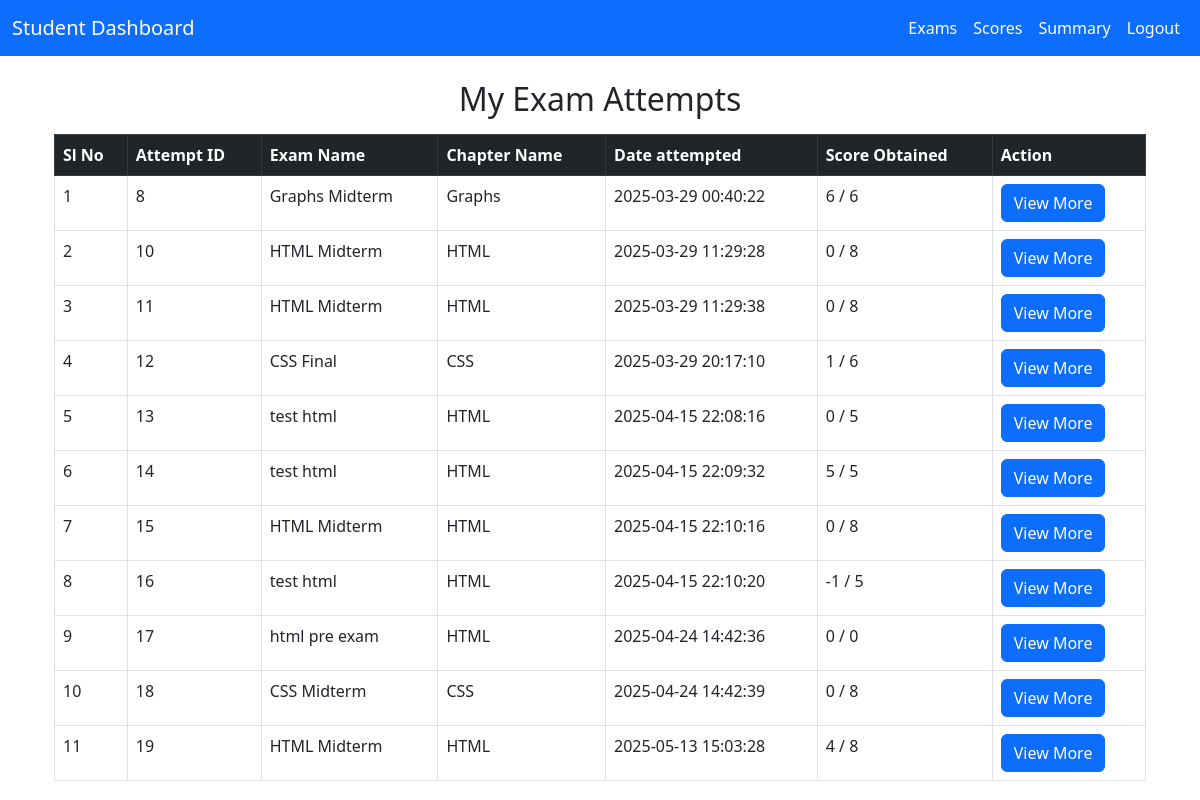
The page /student/4/scores on the database its author committed.
### app/models.py (models this page shows)
class Attempt(db.Model):
    AttemptID = db.Column(db.Integer, primary_key=True, autoincrement=True)
    StudentID = db.Column(db.Integer, db.ForeignKey('student.StudentID', ondelete="CASCADE"), nullable=False)
    ExamID = db.Column(db.Integer, db.ForeignKey('exam.ExamID', ondelete="CASCADE"), nullable=False)
    AttemptDate = db.Column(db.DateTime, nullable=False)
    Marks = db.Column(db.Integer, nullable=False)
    TotalMarks = db.Column(db.Integer, nullable=False)
    SelectedAnswers = db.relationship('SelectedAnswer', backref='attempt', lazy=True, cascade="all, delete-orphan")

class Exam(db.Model):
    ExamID = db.Column(db.Integer, primary_key=True, autoincrement=True)
    ExamName = db.Column(db.String(100), nullable=False)
    TotalMarks = db.Column(db.Integer, nullable=False)
    TotalQuestions = db.Column(db.Integer, nullable=False)
    TotalDuration = db.Column(db.Integer, nullable=False)
    ExamDate = db.Column(db.DateTime, nullable=False)
    ChapterID = db.Column(db.Integer, db.ForeignKey('chapter.ChapterID', ondelete="CASCADE"), nullable=False)
    questions = db.relationship('Question', backref='exam', lazy=True, cascade="all, delete-orphan")
    attempts = db.relationship('Attempt', backref='exam', lazy=True, cascade="all, delete-orphan")
    chapter = db.relationship('Chapter', backref='exams', lazy=True)

class Chapter(db.Model):
    ChapterID = db.Column(db.Integer, primary_key=True, autoincrement=True)
    SubjectID = db.Column(db.Integer, db.ForeignKey('subject.SubjectID', ondelete="CASCADE"), nullable=False)
    ChapterName = db.Column(db.String(100), nullable=False)
    Description = db.Column(db.String(255), nullable=True, default="Null")

### app/student/routes.py (the view)
@student_bp.route('/<student_id>/scores',methods = ['GET'])
def scores (student_id):
    attempts = Attempt.query.filter_by(StudentID=student_id).all()
    return render_template('student/scores.html',attempts= attempts, student_id = student_id)

### app/templates/student/scores.html (shortened to what this page needs)
{% extends "base.html" %}
{% block navbar %}
    {% include "student/navbar.html" %}
{% endblock %}
{% block content %}
<div class="container mt-4">
    <h2 class="text-center">My Exam Attempts</h2>
    <table class="table table-bordered mt-3">
        <thead class="table-dark">
            <tr>
                <th>Sl No</th>
                <th>Attempt ID</th>
                <th>Exam Name</th>
                <th>Chapter Name</th>
                <th>Date attempted</th>
                <th>Score Obtained</th>
                <th>Action</th>
            </tr>
        </thead>
        <tbody>
            {% for attempt in attempts %}
            <tr>
                <td>{{ loop.index }}</td>
                <td>{{ attempt.AttemptID}}</td>
                <td>{{ attempt.exam.ExamName }}</td>
                <td>{{ attempt.exam.chapter.ChapterName }}</td>
                <td>{{ attempt.AttemptDate.strftime('%Y-%m-%d %H:%M:%S') }}</td>
                <td>{{ attempt.Marks }} / {{ attempt.exam.TotalMarks }}</td>
                <td>
                    <a href="{{ url_for('student.exam_end', student_id=student_id, exam_id=attempt.ExamID, attempt_id=attempt.AttemptID) }}"
                       class="btn btn-primary">View More</a>
                </td>
            </tr>
            {% endfor %}
        </tbody>
    </table>
</div>
{% endblock %}

### rows shown on the page
Attempt: AttemptID "8", exam.ExamName "Graphs Midterm", exam.chapter.ChapterName "Graphs", AttemptDate "2025-03-29 00:40:22", Marks "6", exam.TotalMarks "6"
Attempt: AttemptID "10", exam.ExamName "HTML Midterm", exam.chapter.ChapterName "HTML", AttemptDate "2025-03-29 11:29:28", Marks "0", exam.TotalMarks "8"
Attempt: AttemptID "11", exam.ExamName "HTML Midterm", exam.chapter.ChapterName "HTML", AttemptDate "2025-03-29 11:29:38", Marks "0", exam.TotalMarks "8"
Attempt: AttemptID "12", exam.ExamName "CSS Final", exam.chapter.ChapterName "CSS", AttemptDate "2025-03-29 20:17:10", Marks "1", exam.TotalMarks "6"
Attempt: AttemptID "13", exam.ExamName "test html", exam.chapter.ChapterName "HTML", AttemptDate "2025-04-15 22:08:16", Marks "0", exam.TotalMarks "5"
Attempt: AttemptID "14", exam.ExamName "test html", exam.chapter.ChapterName "HTML", AttemptDate "2025-04-15 22:09:32", Marks "5", exam.TotalMarks "5"
Attempt: AttemptID "15", exam.ExamName "HTML Midterm", exam.chapter.ChapterName "HTML", AttemptDate "2025-04-15 22:10:16", Marks "0", exam.TotalMarks "8"
Attempt: AttemptID "16", exam.ExamName "test html", exam.chapter.ChapterName "HTML", AttemptDate "2025-04-15 22:10:20", Marks "-1", exam.TotalMarks "5"
Attempt: AttemptID "17", exam.ExamName "html pre exam", exam.chapter.ChapterName "HTML", AttemptDate "2025-04-24 14:42:36", Marks "0", exam.TotalMarks "0"
Attempt: AttemptID "18", exam.ExamName "CSS Midterm", exam.chapter.ChapterName "CSS", AttemptDate "2025-04-24 14:42:39", Marks "0", exam.TotalMarks "8"
Attempt: AttemptID "19", exam.ExamName "HTML Midterm", exam.chapter.ChapterName "HTML", AttemptDate "2025-05-13 15:03:28", Marks "4", exam.TotalMarks "8"
